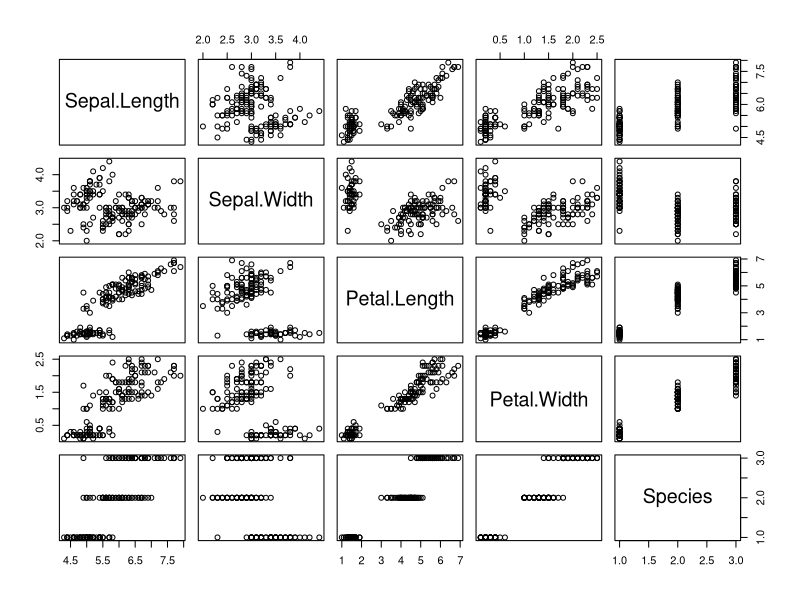
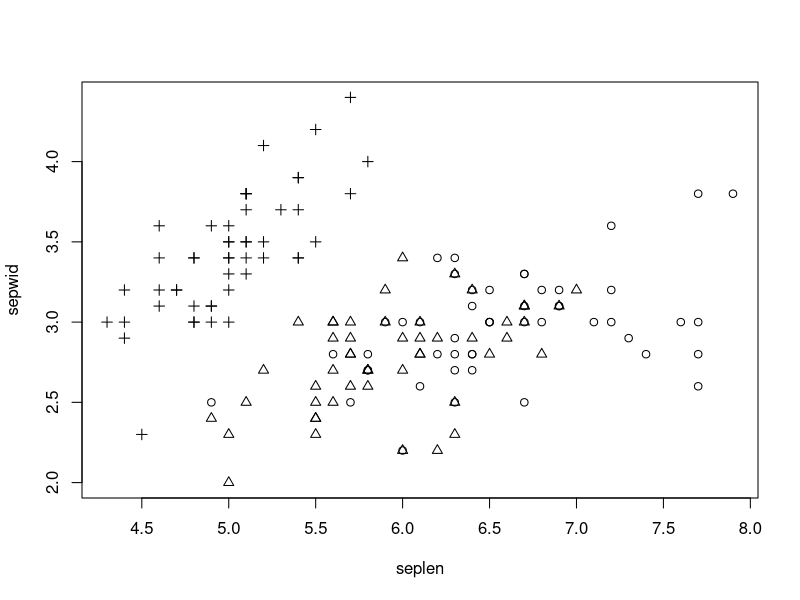

The R script that drew these images, in order:
# first example of plotting in R: pairs plot

data(iris);  # include the famous iris data
iris	     # type out the data
plot(iris);  #  stop here to get simple pairs plot.

#--------------------------------
# some simple matrix manipulations in R

ex1 = iris[1,]     # the first row (example) of data matrix
seplen = iris[,1]   # the first column (feature) of data matrix (sepal length)
sepwid = iris[,2];  # sepal width
n = length(seplen);  # number of examples/vectors/data points/observations/
type = rep(0,n);
type[iris[,5] == "virginica"] = 1;
type[iris[,5] == "versicolor"] = 2;
type[iris[,5] == "setosa"] = 3;  # type is now a vector of 1-3 for 3 types
plot(seplen,sepwid,pch=type);   # scatter plot with different symbols for each iris type.  





